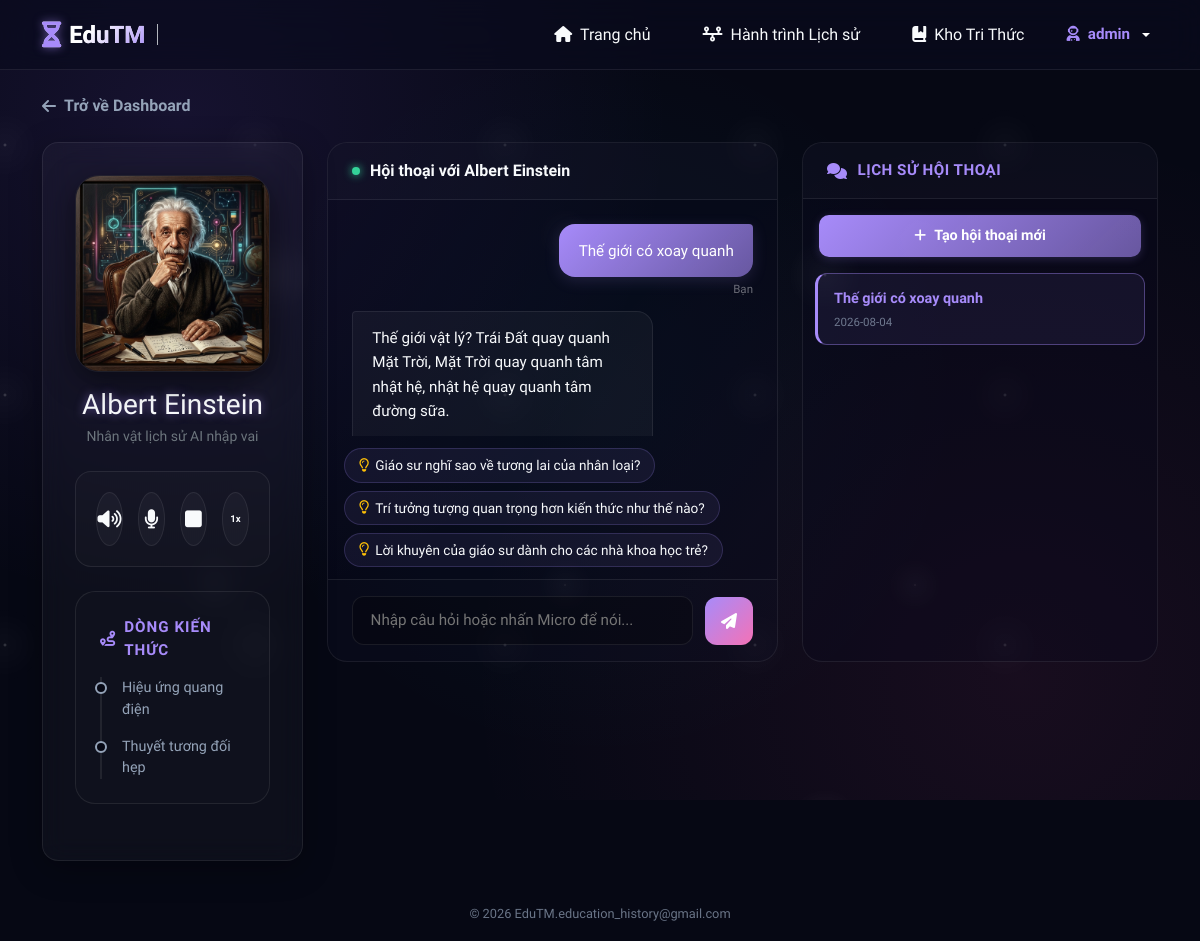
The page /chat/1 (signed in) on the database as committed earlier.
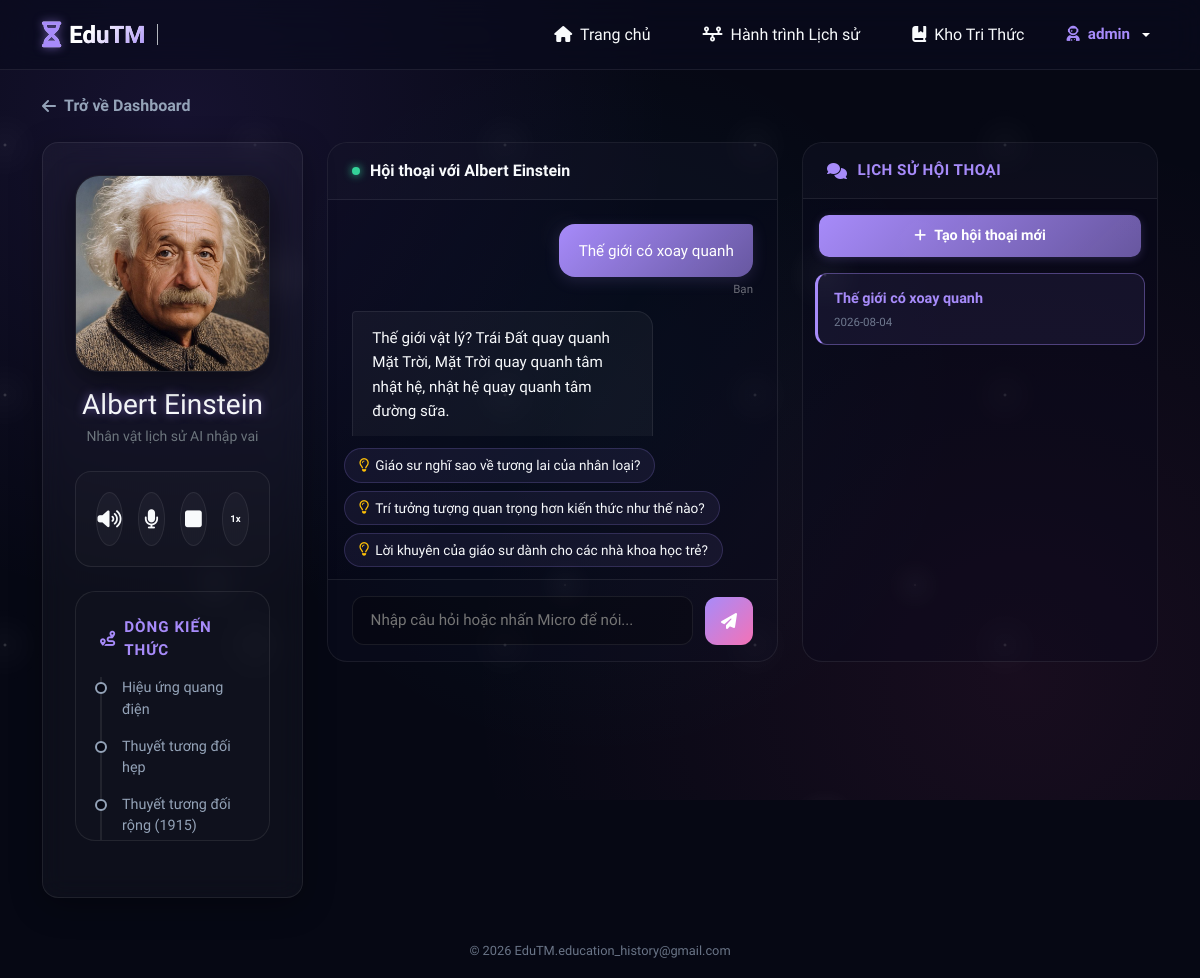
The same page on the database as committed later.
### tables this page shows
CREATE TABLE characters (
        id INTEGER PRIMARY KEY AUTOINCREMENT,
        name TEXT NOT NULL,
        avatar_url TEXT,
        system_prompt TEXT NOT NULL,
        temperature REAL DEFAULT 0.7
    , era TEXT DEFAULT 'medieval', region TEXT DEFAULT 'vietnam');

CREATE TABLE topics (
        id INTEGER PRIMARY KEY AUTOINCREMENT,
        character_id INTEGER NOT NULL,
        title TEXT NOT NULL,
        lecture_content TEXT NOT NULL,
        FOREIGN KEY(character_id) REFERENCES characters(id) ON DELETE CASCADE
    );

CREATE TABLE chat_history (
        id INTEGER PRIMARY KEY AUTOINCREMENT,
        user_id INTEGER NOT NULL,
        character_id INTEGER NOT NULL,
        sender TEXT NOT NULL,
        message TEXT NOT NULL,
        timestamp DATETIME DEFAULT CURRENT_TIMESTAMP, conversation_id INTEGER REFERENCES conversations(id) ON DELETE CASCADE,
        FOREIGN KEY(user_id) REFERENCES users(id) ON DELETE CASCADE,
        FOREIGN KEY(character_id) REFERENCES characters(id) ON DELETE CASCADE
    );

CREATE TABLE conversations (
        id INTEGER PRIMARY KEY AUTOINCREMENT,
        user_id INTEGER NOT NULL,
        character_id INTEGER NOT NULL,
        title TEXT DEFAULT 'Hội thoại mới',
        created_at DATETIME DEFAULT CURRENT_TIMESTAMP,
        updated_at DATETIME DEFAULT CURRENT_TIMESTAMP,
        FOREIGN KEY(user_id) REFERENCES users(id) ON DELETE CASCADE,
        FOREIGN KEY(character_id) REFERENCES characters(id) ON DELETE CASCADE
    );

### app.py (the view)
@app.route('/chat/<int:char_id>')
def chat_room(char_id):
    conn = get_db_connection()
    character = conn.execute('SELECT * FROM characters WHERE id = ?', (char_id,)).fetchone()
    if not character:
        conn.close()
        flash('Nhân vật không tồn tại!', 'danger')
        return redirect(url_for('index'))
    topics = conn.execute('SELECT * FROM topics WHERE character_id = ?', (char_id,)).fetchall()
    user_id = session['user_id']
    active_conv = conn.execute('''
        SELECT id FROM conversations
        WHERE user_id = ? AND character_id = ?
        ORDER BY updated_at DESC LIMIT 1
    ''', (user_id, char_id)).fetchone()
    if active_conv:
        active_conv_id = active_conv['id']
        history = conn.execute('''
            SELECT sender, message, timestamp
            FROM chat_history
            WHERE user_id = ? AND character_id = ? AND conversation_id = ?
            ORDER BY timestamp ASC
        ''', (user_id, char_id, active_conv_id)).fetchall()
    else:
        active_conv_id = None
        history = []
    conversations = conn.execute('''
        SELECT id, title, created_at, updated_at,
               (SELECT message FROM chat_history WHERE conversation_id = conversations.id AND sender = 'user' ORDER BY timestamp ASC LIMIT 1) as first_message
        FROM conversations
        WHERE user_id = ? AND character_id = ?
        ORDER BY updated_at DESC
    ''', (user_id, char_id)).fetchall()
    conn.close()
    return render_template('chat.html', character=character, topics=topics, history=history,
                           active_conversation_id=active_conv_id, conversations=conversations)

### app.py (called while the page is built)
def is_logged_in():
    return 'user_id' in session

@app.before_request
def require_login():
    allowed_routes = [
        'login', 'register', 'login_phone_otp', 'send_otp_login',
        'forgot_password', 'social_login', 'verify_account_view',
        'verify_email_route', 'verify_otp_route', 'index',
        'about_view', 'contact_view', 'contact_submit',
        'static', 'tts'
    ]
    if request.endpoint and request.endpoint not in allowed_routes and not is_logged_in():
        flash('Vui lòng đăng nhập tài khoản EduTM để truy cập tính năng này!', 'warning')
        return redirect(url_for('login'))

### database.py (called while the page is built)
def get_db_connection():
    conn = sqlite3.connect(DATABASE_PATH)
    conn.row_factory = sqlite3.Row
    return conn

### templates/chat.html (shortened to what this page needs)
{% extends 'base.html' %}
{% block content %}
<a href="{{ url_for('index') }}" class="back-dashboard-btn">
    <i class="fa-solid fa-arrow-left"></i> Trở về Dashboard
</a>
<div class="row chat-window g-4">
    <div class="col-lg-3">
        <div class="glass-panel text-center h-100 d-flex flex-column justify-content-between">
            <div>
                <div class="avatar-large-container mb-3 mx-auto">
                    {% if character.avatar_url %}
                        <img src="{{ character.avatar_url }}" alt="{{ character.name }}" id="characterAvatar" class="avatar-large">
                    {% else %}
                        <img src="/static/images/default_avatar.png" alt="{{ character.name }}" id="characterAvatar" class="avatar-large">
                    {% endif %}
                </div>
                <h3 class="mb-1 text-glow">{{ character.name }}</h3>
                <p class="text-secondary small">Nhân vật lịch sử AI nhập vai</p>
                <div class="voice-panel mb-4">
                    <button class="voice-btn-circular" id="toggleMuteBtn" title="Bật/Tắt giọng đọc bài giảng">
                        <i class="fa-solid fa-volume-high" id="muteIcon"></i>
                    </button>
                    <button class="voice-btn-circular" id="micBtn" title="Nói chuyện qua Micro (STT)">
                        <i class="fa-solid fa-microphone" id="micIcon"></i>
                    </button>
                    <button class="voice-btn-circular" id="stopSpeechBtn" title="Dừng đọc">
                        <i class="fa-solid fa-square"></i>
                    </button>
                    <button class="voice-btn-circular" id="rateToggleBtn" title="Tốc độ đọc: 1x">
                        <span id="rateLabel" style="font-size: 0.6rem; font-weight: 700;">1x</span>
                    </button>
                </div>
            </div>
            <div class="timeline-container text-start">
                <div class="timeline-title">
                    <i class="fa-solid fa-route"></i> Dòng kiến thức
                </div>
                <div class="timeline-list">
                    {% for topic in topics %}
                        <div class="timeline-item" data-topic-id="{{ topic.id }}" onclick="activateTopic(this, {{ topic.id }})">
                            {{ topic.title }}
                        </div>
                    {% else %}
                        <p class="text-secondary small">Vĩ nhân này chưa được cập nhật dòng kiến thức nào.</p>
                    {% endfor %}
                </div>
            </div>
        </div>
    </div>
    <div class="col-lg-5">
        <div class="chat-container">
            <div class="chat-messages-header">
                <span class="status-dot"></span>
                <span>Hội thoại với {{ character.name }}</span>
            </div>
            <div class="chat-messages-body" id="chatMessages">
                {% if not history %}
                    <div class="chat-message">
                        <div class="chat-bubble-wrapper">
                            <div class="chat-bubble character">
                                Chào bạn! Hãy chọn một <strong>Dòng kiến thức</strong> ở cột bên trái để tôi giảng giải cho bạn, hoặc trực tiếp hỏi tôi bất cứ điều gì liên quan đến cuộc đời và các công trình của tôi nhé!
                            </div>
                            <div class="chat-bubble-meta">{{ character.name }}</div>
                        </div>
                    </div>
                {% else %}
                    {% for msg in history %}
                        {% if msg.sender == 'user' %}
                            <div class="chat-message user">
                                <div class="chat-bubble-wrapper">
                                    <div class="chat-bubble user">{{ msg.message }}</div>
                                    <div class="chat-bubble-meta">Bạn</div>
                                </div>
                            </div>
                        {% else %}
                            <div class="chat-message">
                                <div class="chat-bubble-wrapper">
                                    <div class="chat-bubble character">{{ msg.message }}</div>
                                </div>
                            </div>
                        {% endif %}
                    {% endfor %}
                {% endif %}
            </div>
            <div class="px-3">
                <div class="suggested-chips-container" id="suggestedChips" style="display: none;">
                </div>
            </div>
            <div class="chat-input-bar">
                <input type="text" id="chatInput" class="chat-input-field" placeholder="Nhập câu hỏi hoặc nhấn Micro để nói..." autocomplete="off">
                <button class="btn-chat-send" id="sendBtn" title="Gửi câu hỏi">
                    <i class="fa-solid fa-paper-plane"></i>
                </button>
            </div>
        </div>
    </div>
    <div class="col-lg-4">
        <div class="conversation-sidebar">
            <div class="conversation-sidebar-header">
                <i class="fa-solid fa-comments"></i> Lịch sử hội thoại
            </div>
            <button class="btn-new-conversation" id="newConversationBtn">
                <i class="fa-solid fa-plus"></i> Tạo hội thoại mới
            </button>
            <div class="conversation-list" id="conversationList">
                {% if not conversations %}
                    <div class="empty-conversation-state">
                        <i class="fa-solid fa-message"></i>
                        <span>Chưa có hội thoại nào</span>
                    </div>
                {% else %}
                    {% for conv in conversations %}
                        <div class="conversation-item {% if conv.id == active_conversation_id %}active{% endif %}" data-conv-id="{{ conv.id }}" onclick="switchConversation({{ conv.id }})">
                            <div class="conversation-item-content">
                                <span class="conversation-item-title">{{ conv.title }}</span>
                                <span class="conversation-item-meta">{{ conv.created_at[:10] }}</span>
                            </div>
                        </div>
                    {% endfor %}
                {% endif %}
            </div>
        </div>
    </div>
</div>
{% endblock %}

### templates/base.html (shortened to what this page needs)
<!DOCTYPE html>
<html lang="vi">
<head>
    <link rel="stylesheet" href="https://cdnjs.cloudflare.com/ajax/libs/font-awesome/6.4.0/css/all.min.css">
    <link href="https://cdn.jsdelivr.net/npm/bootstrap@5.3.0/dist/css/bootstrap.min.css" rel="stylesheet">
    <link rel="stylesheet" href="{{ url_for('static', filename='css/style.css') }}">
</head>
<body>
    <div class="space-bg"></div>
    <div class="space-stars"></div>
    <nav class="navbar navbar-expand-lg custom-navbar sticky-top">
        <div class="container">
            <a class="navbar-brand-custom d-flex align-items-center gap-2" href="{{ url_for('index') }}">
                <i class="fa-solid fa-hourglass-half text-glow animate-spin-slow text-purple"></i>
                <span class="brand-title">EduTM</span>
                <span class="brand-slogan d-none d-md-inline-block text-muted-custom border-start ps-2 ms-1 fs-6 fw-normal">Cổng thời gian tri thức</span>
            </a>
            <div class="collapse navbar-collapse" id="navbarNav">
                <ul class="navbar-nav ms-auto align-items-lg-center gap-2 my-2 my-lg-0">
                    <li class="nav-item">
                        <a class="nav-link nav-btn-glass {% if request.endpoint == 'index' %}active-nav{% endif %}" href="{{ url_for('index') }}">
                            <i class="fa-solid fa-house me-1"></i> Trang chủ
                        </a>
                    </li>
                    {% if session.get('user_id') %}
                        <li class="nav-item">
                            <a class="nav-link nav-btn-glass {% if request.endpoint == 'timeline_view' %}active-nav{% endif %}" href="{{ url_for('timeline_view') }}">
                                <i class="fa-solid fa-timeline me-1"></i> Hành trình Lịch sử
                            </a>
                        </li>
                        <li class="nav-item">
                            <a class="nav-link nav-btn-glass {% if request.endpoint == 'knowledge_view' %}active-nav{% endif %}" href="{{ url_for('knowledge_view') }}">
                                <i class="fa-solid fa-book-bookmark me-1"></i> Kho Tri Thức
                            </a>
                        </li>
                    {% endif %}
                    {% if session.get('user_id') %}
                        <li class="nav-item dropdown ms-lg-1">
                            <a class="nav-link dropdown-toggle text-white welcome-text d-flex align-items-center gap-2" href="#" id="userDropdown" role="button" data-bs-toggle="dropdown" aria-expanded="false">
                                <span class="user-avatar-badge"><i class="fa-solid fa-user-astronaut text-purple"></i></span>
                                <span><strong>{{ session.get('username') }}</strong></span>
                            </a>
                        </li>
                    {% endif %}
                </ul>
            </div>
        </div>
    </nav>
    <div class="container main-container py-4">
        {% block content %}{% endblock %}
    </div>
    <footer class="footer mt-auto py-3 text-center">
        <div class="container">
            <span class="text-footer-muted">
                © 2026 EduTM.education_history@gmail.com
            </span>
        </div>
    </footer>
</body>
</html>

Rows that differ between the two databases and show on the page:
changed characters "Albert Einstein": avatar_url: a different picture
added topics: title "Thuyết tương đối rộng (1915)"
